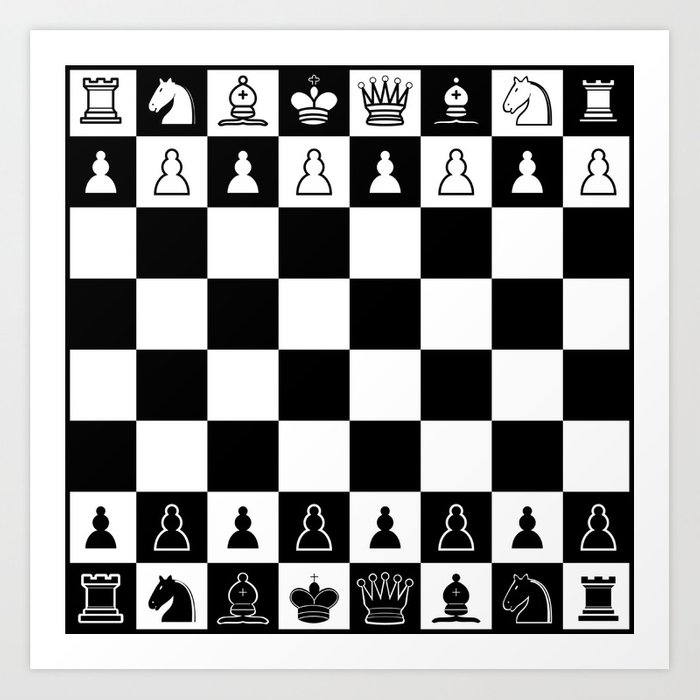
#> input picture img/chess.jpg, 700 x 700 px
$ python OpenCV.py
#> lines starting #> are read from the running program, lines starting #| are printed output that depends on the picture
import cv2
import numpy as np

img = cv2.imread("img/chess.jpg",1)# 0 for grayColor 1 for colored Image and -1 for actual colored image
#> img is the input picture: shape (700, 700, 3); mean B, G, R 161.6, 161.7, 161.7
img2=cv2.resize(img,(400,400))
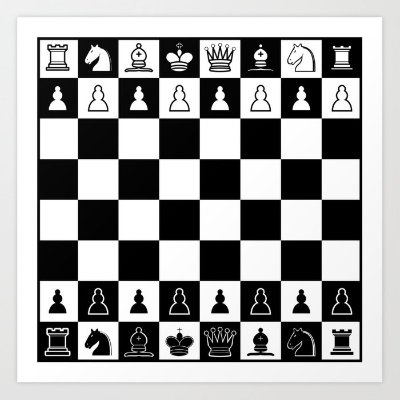
#> img2: shape (400, 400, 3); mean B, G, R 161.6, 161.8, 161.8

cv2.imshow('Image with Actual Size',img)

cv2.waitKey(0)
cv2.destroyAllWindows()
